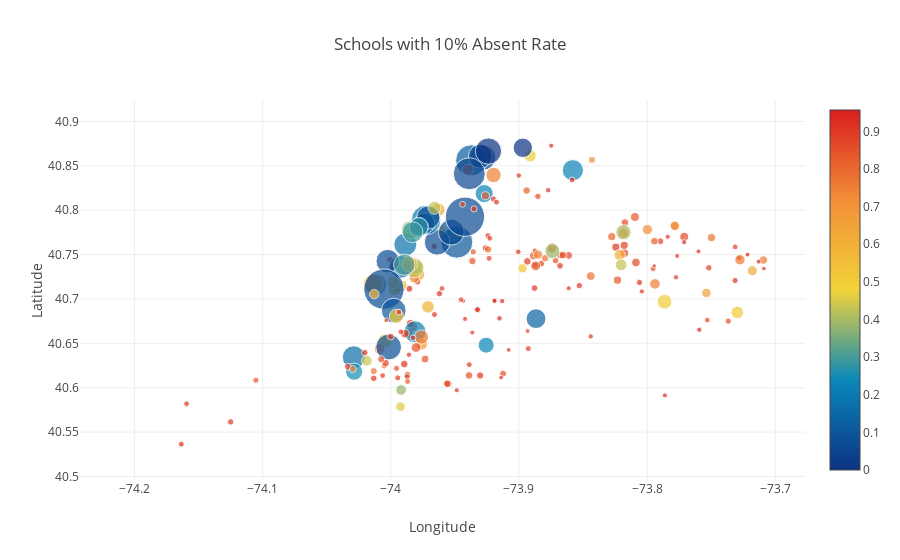

Notebook source saved alongside this figure:
### Markdown cell above
Scools with 10% Absent Rate
The scools with 10% absent rate are more dispersed around the New York area.

### Code cell
data = [
    {
        'x': absent_11["Longitude"],
        'y': absent_11["Latitude"],
        'text': absent_11["School Name"],
        'mode': 'markers',
        'marker': {
            'color': df["Economic Need Index"],
            'size': df["School Income Estimate"]/4500,
            'showscale': True,
            'colorscale':'Portland'
        }
    }
]

layout= go.Layout(
    title= 'Schools with 10% Absent Rate',
    xaxis= dict(
        title= 'Longitude'
    ),
    yaxis=dict(
        title='Latitude'
    )
)
fig = go.Figure(data=data, layout=layout)
iplot(fig, filename='scatter_hover_labels')

### Figure 1 — Plotly figure (JSON) as saved in the notebook; plotly's stock layout.template omitted (floating-point values rounded to 4 significant figures; data arrays with more than 128 entries replaced by an {"elided": "..."} marker saying what was removed)
{"data": [{"marker": {"color": {"elided": "1272 float values"}, "colorscale": "Portland", "showscale": true, "size": {"elided": "1272 float values"}}, "mode": "markers", "text": {"elided": "326 str values"}, "type": "scatter", "uid": "b675dc48-a8d9-4c09-b116-46ba85f192c5", "x": {"elided": "326 float values"}, "y": {"elided": "326 float values"}}], "layout": {"title": {"text": "Schools with 10% Absent Rate"}, "xaxis": {"title": {"text": "Longitude"}}, "yaxis": {"title": {"text": "Latitude"}}}}
